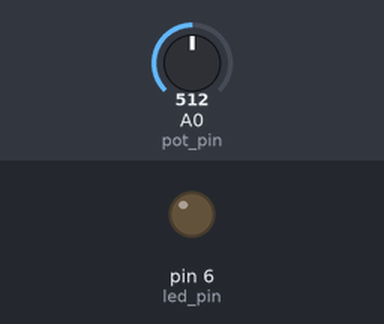
A sketch run on a simulated Arduino Uno, built with avr-gcc and run on an emulated ATmega328P. Parts: output pins drawn as LEDs (lit = HIGH). The inputs (shaded band) are chosen by the test bench; at power-on: A0 (pot_pin) = 512.

Above: at 1.2 s.
1.3 s: A0 (pot_pin) set to 306
4.3 s: A0 (pot_pin) set to 900
7.3 s: A0 (pot_pin) set to 122
At 8.63 s:
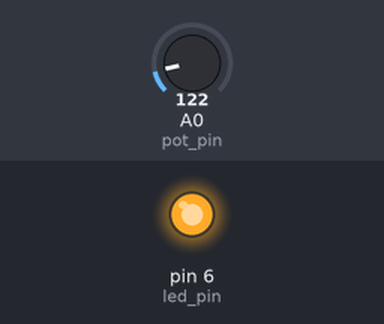
Timing chart, 0 to 16.3 s (numbered marks = the images above; inputs shaded):
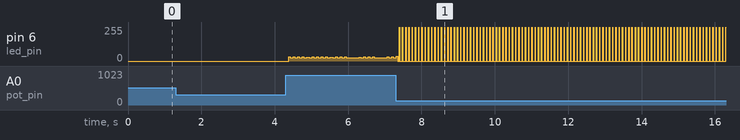

The sketch:

Strobe_code.ino
```cpp
// Link do artigo #1 - https://bibliotecadigital.ipb.pt/bitstream/10198/21588/1/pauta-relatorio-9.pdf

int led_pin = PD6;
int pot_pin = A0;
int output;
int refreshRate;

uint32_t lastTimeRef;
uint32_t periodUs   = 0; // Periodo em microsegundos
uint32_t dutyCycle  = 0;

void setup()
{
  pinMode(led_pin, OUTPUT);
}

void loop()
{
  // Se estamos no fim do periodo lê o novo periodo e desliga a luz
  if((micros() - lastTimeRef) >= periodUs)
  {
    lastTimeRef = micros();

    // Lê o potenciometro
    output = analogRead(pot_pin);

    // Transforma o valor lido do ADC (0 - 1023) para 100000 - 1
    // este valor vai ser usado para calcular o tempo que a luz está ligada e desligada
    periodUs = map(output, 0, 1023, 100000, 1);

    dutyCycle = (periodUs * 1) / 10; // Duty cycle é 1/10 do periodo total (Ler o artigo #1)

    digitalWrite(led_pin, HIGH);  // Liga a luz
    delayMicroseconds(dutyCycle); // Espera 10% do periodo total
    digitalWrite(led_pin, LOW);   // Desliga a luz
  }
}
```

Measured:
- by itself, pin 6 (led_pin): moves between 0/255 and 255/255, repeating every 0.09 s
